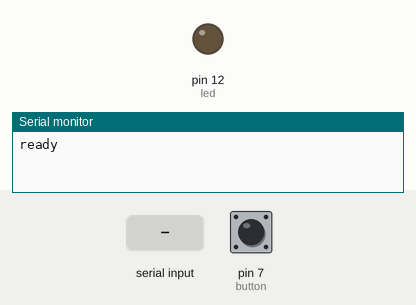
Recording of a sketch running on a simulated Arduino Uno, built with avr-gcc and run on an emulated ATmega328P. Parts: output pins drawn as LEDs (lit = HIGH), the last lines printed to the serial monitor. Inputs (shaded band) come from the test bench; at power-on: pin 7 (button) LOW.

Above: at 1.2 s.
1.3 s: "1" received over Serial
At 3.1 s:
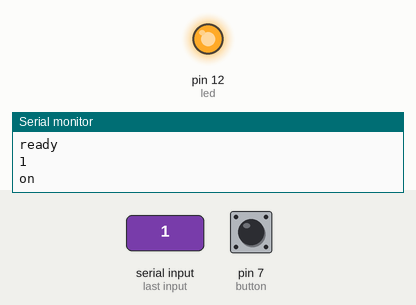
7.9 s: "0" received over Serial
At 9.2 s:
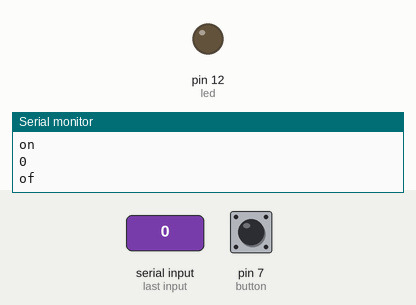
Timing chart, 0 to 10.9 s (numbered marks = the images above; inputs shaded):
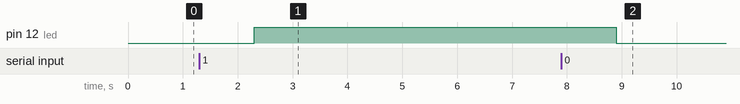

The sketch:

LED_reciver_UART.ino
```cpp
//arduino LED reciver

String msg;
#define led 12
#define button 7

bool buttonState = LOW;
bool lastButtonState = LOW;

void setup() {
  // put your setup code here, to run once:
  Serial.begin(115200);
  Serial.println("ready");
  pinMode(led,OUTPUT);
  pinMode(button,INPUT);
}

void loop() {
  // put your main code here, to run repeatedly:
  if(Serial.available()){
    msg = Serial.readString();
    Serial.println(msg);
    if(msg.startsWith("0")){
      digitalWrite(led,LOW);
      Serial.println("of");
    }
    if(msg.startsWith("1")){
      digitalWrite(led,HIGH);
      Serial.println("on");
    }
  }

    // read the state of the pushbutton value:
  buttonState = digitalRead(button);

  // check if the pushbutton is pressed. If it is, the buttonState is HIGH:
  if (buttonState == HIGH) {
    // turn LED on:
    if(lastButtonState){
      lastButtonState = LOW;
      Serial.println("U");
      delay(1000);
    }else{
      lastButtonState = HIGH;
      Serial.println("N");
      delay(1000);
    }

  }


}
```

Measured:
- after the input at 1.3 s, pin 12 (led): LOW → HIGH after 1.0 s
- after the input at 7.9 s, pin 12 (led): HIGH → LOW after 1.0 s
